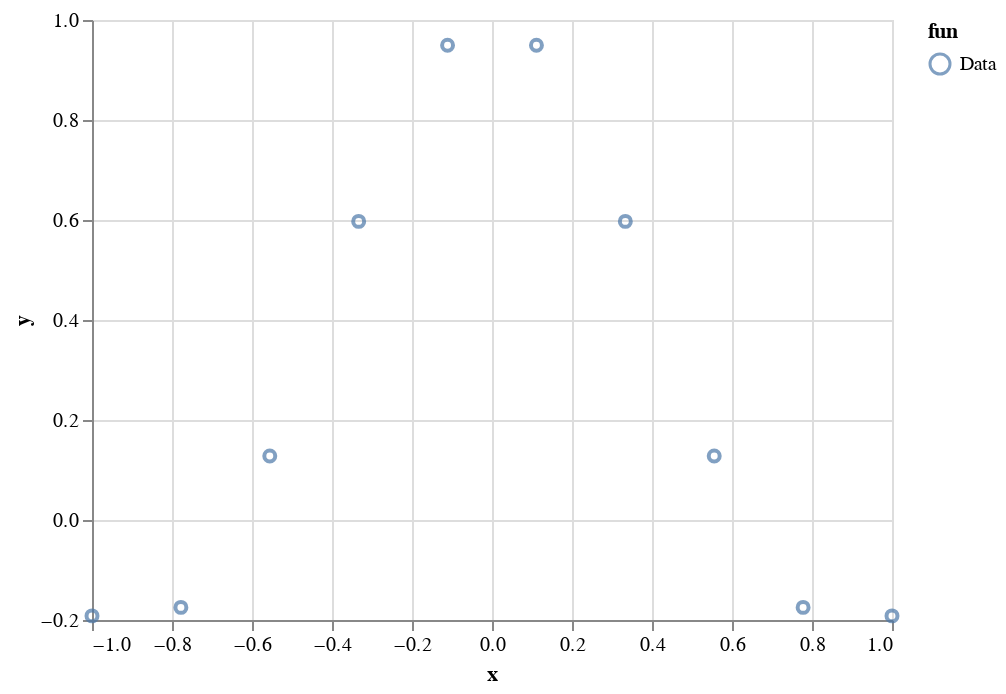

The cell this chart's notebook holds for it:
### Code cell
ch0 = alt.Chart(df0).mark_point().encode(x='x:Q',y='y:Q',color='fun:N',detail='fun').transform_filter(datum.fun=='Data')
ch0
